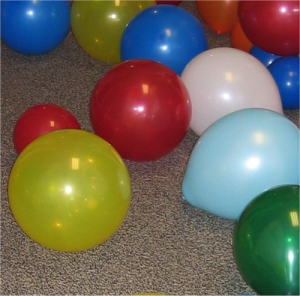
%> input picture Tutorials/Color to Grayscale Conversion/balloons.png, 300 x 296 px
$ octave ConvertRGBToGrayscale.m   (GNU Octave 9; MATLAB toolbox functions it lacks are replaced by stand-ins)
%> lines starting %> are read from the running program, lines starting %| are printed output that depends on the picture; in (x1, y1, x2, y2) boxes, pixels count from 0 and x2, y2 are one past the last pixel; in counts of white or black regions, pixels touching at a corner belong together; the program's own positions count from 1
RGB = imread ('balloons.png');
%> RGB is the input picture: size 296x300x3 uint8; mean R, G, B 111.9, 103.1, 88.5
imshow (RGB);
BW=im2bw(RGB);
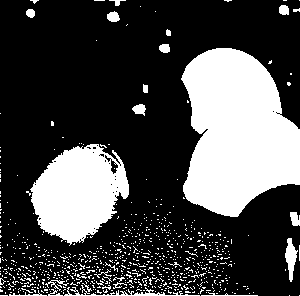
%> BW: size 296x300 logical; 28.2% white; 792 white regions (769 under 20 px), largest, box (x1, y1, x2, y2) and area: (181, 48, 300, 217) 14554, (30, 144, 129, 246) 6606, (64, 285, 200, 296) 354
I = im2gray(RGB);
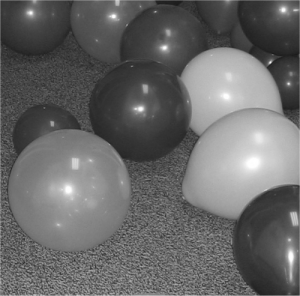
%> I: size 296x300 uint8; min 27, max 255, mean 104
imshow(I);
GRAY=rgb2gray(RGB); figure; imshow(GRAY);
title('Intensity image');
